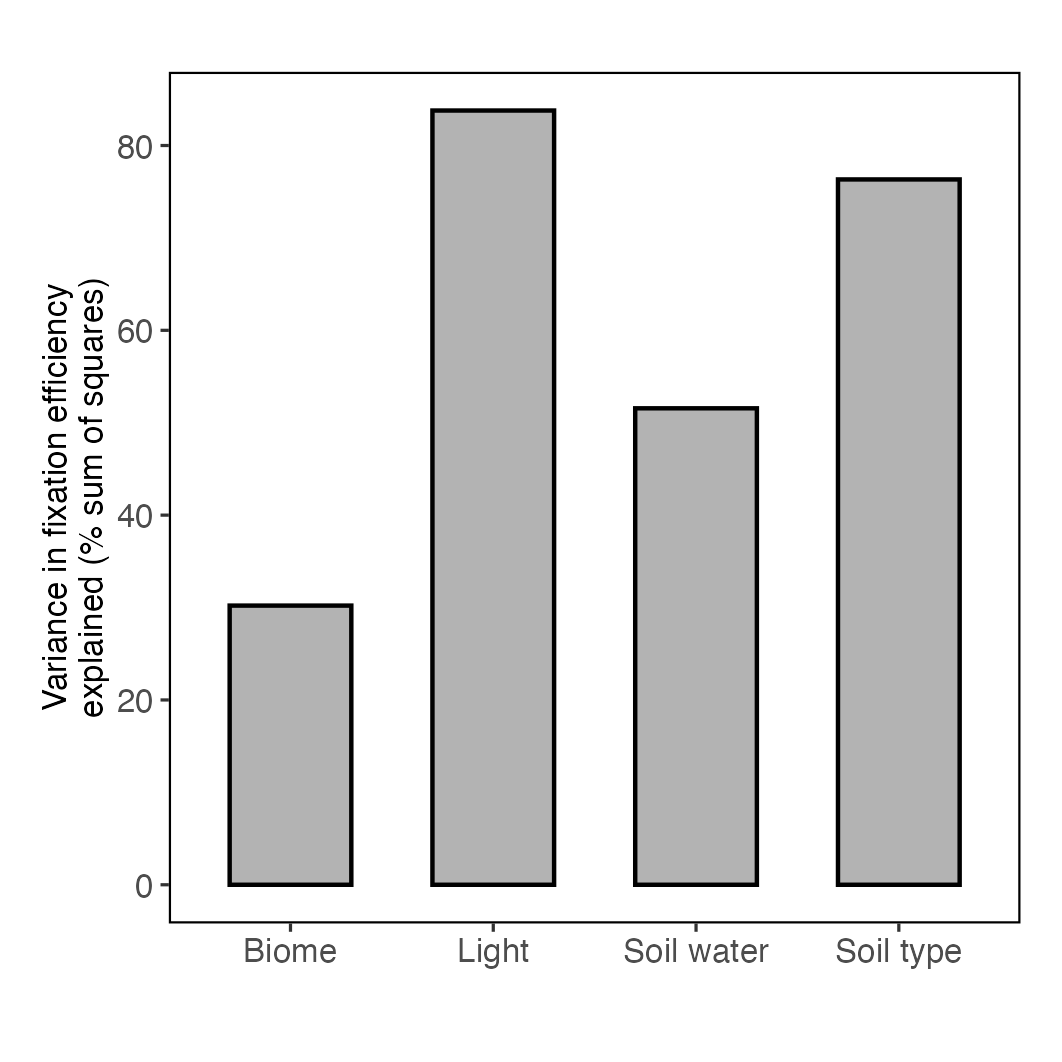

Reproduce this figure in R.
# Figure: Variance in fixation efficiency (FIXE = N:C ratio) explained by
# each of four predictors, taken one at a time (Biome, Light availability,
# Soil water, Soil type). For each predictor, categories are bootstrapped
# into FIXE distributions using the same paired-bootstrap approach as
# figure1ab.R/figure1cd.R, then a one-way ANOVA (FIXE ~ category) gives the
# sum of squares explained by that predictor as a percent of total SS.
# Formatted to match the style of figure1ab.R.

library(readxl)
library(dplyr)
library(ggplot2)

# Read the data
NvsAZ <- read_excel("Downloads/NvsAZ_v43.xlsx")
CvsAZ <- read_excel("Downloads/CvsAZ_v15.xlsx")

# Remove NAs
NvsAZ_clean <- NvsAZ[!is.na(NvsAZ$No_Coverage), ]
CvsAZ_clean <- CvsAZ[!is.na(CvsAZ$`Raw No Coverage`), ]

# Paired bootstrap function for N:C ratios (identical to figure1ab.R)
paired_bootstrap_n_c_ratios <- function(n_values, c_values, n_iterations = 10000) {
  ratios <- numeric(n_iterations)
  for (i in 1:n_iterations) {
    n_sample <- sample(n_values, length(n_values), replace = TRUE)
    c_sample <- sample(c_values, length(c_values), replace = TRUE)
    ratios[i] <- mean(n_sample) / mean(c_sample)
  }
  ratios
}

##############################################################################
# Build matching category labels on both datasets, one factor at a time
##############################################################################

# Biome: used as-is
NvsAZ_clean$Biome_Cat <- NvsAZ_clean$Biome
CvsAZ_clean$Biome_Cat <- CvsAZ_clean$Biome

# Light availability: same canopy -> light binning/relabeling as figure1ab.R
canopy_to_light <- function(high_values) {
  canopy_cat <- cut(high_values, breaks = c(0, 0.25, 0.5, 1),
                     labels = c("0-0.25", "0.25-0.5", "0.5+"),
                     right = FALSE, include.lowest = TRUE)
  light_cat <- factor(rep(NA, length(high_values)),
                       levels = c("0-0.5", "0.5-0.75", "0.75-1"))
  light_cat[canopy_cat == "0.5+"] <- "0-0.5"
  light_cat[canopy_cat == "0.25-0.5"] <- "0.5-0.75"
  light_cat[canopy_cat == "0-0.25"] <- "0.75-1"
  light_cat
}
NvsAZ_clean$Light_Cat <- canopy_to_light(NvsAZ_clean$High)
CvsAZ_clean$Light_Cat <- canopy_to_light(CvsAZ_clean$High)

# Soil water: tertiles, breaks shared across both datasets
sw_breaks <- quantile(c(NvsAZ_clean$`Soil Water`, CvsAZ_clean$`Soil Water`),
                       probs = c(0, 1/3, 2/3, 1), na.rm = TRUE)
sw_labels <- c("Low", "Medium", "High")
NvsAZ_clean$SoilWater_Cat <- cut(NvsAZ_clean$`Soil Water`, breaks = sw_breaks,
                                  labels = sw_labels, include.lowest = TRUE)
CvsAZ_clean$SoilWater_Cat <- cut(CvsAZ_clean$`Soil Water`, breaks = sw_breaks,
                                  labels = sw_labels, include.lowest = TRUE)

# Soil type: Mineral vs Organic
NvsAZ_clean$SoilType_Cat <- NvsAZ_clean$Organic
CvsAZ_clean$SoilType_Cat <- CvsAZ_clean$Organic

##############################################################################
# For a given category column, bootstrap FIXE per category, then run a
# one-way ANOVA and return % of total sum of squares explained by category
##############################################################################
compute_pct_ss <- function(cat_col, n_iterations = 10000) {
  cats <- na.omit(unique(c(NvsAZ_clean[[cat_col]], CvsAZ_clean[[cat_col]])))

  boot_df <- data.frame()
  for (cat in cats) {
    n_values <- NvsAZ_clean$No_Coverage[NvsAZ_clean[[cat_col]] == cat & !is.na(NvsAZ_clean[[cat_col]])]
    c_values <- CvsAZ_clean$`Raw No Coverage`[CvsAZ_clean[[cat_col]] == cat & !is.na(CvsAZ_clean[[cat_col]])]

    if (length(n_values) > 0 & length(c_values) > 0) {
      ratios <- paired_bootstrap_n_c_ratios(n_values, c_values, n_iterations)
      boot_df <- rbind(boot_df, data.frame(Category = cat, FIXE = ratios))
    }
  }
  boot_df$Category <- factor(boot_df$Category)

  fit <- aov(FIXE ~ Category, data = boot_df)
  ss <- summary(fit)[[1]][["Sum Sq"]]
  100 * ss[1] / sum(ss)
}

pct_biome <- compute_pct_ss("Biome_Cat")
pct_light <- compute_pct_ss("Light_Cat")
pct_soilwater <- compute_pct_ss("SoilWater_Cat")
pct_soiltype <- compute_pct_ss("SoilType_Cat")

ss_data <- data.frame(
  Factor = factor(c("Biome", "Light", "Soil water", "Soil type"),
                   levels = c("Biome", "Light", "Soil water", "Soil type")),
  PctSS = c(pct_biome, pct_light, pct_soilwater, pct_soiltype)
)

##############################################################################
# Plot (same formatting as figure1ab.R panels)
##############################################################################
common_theme <- theme_classic(base_size = 8) +
  theme(
    axis.line = element_blank(),
    panel.border = element_rect(colour = "black", fill = NA, linewidth = 0.5),
    plot.margin = margin(10, 10, 15, 10),
    legend.position = "none",
    axis.text = element_text(size = 8),
    axis.title = element_text(size = 8)
  )

ss_barplot <- ggplot(ss_data, aes(x = Factor, y = PctSS)) +
  geom_col(fill = "grey70", color = "black", width = 0.6) +
  labs(x = NULL, y = "Variance in fixation efficiency\nexplained (% sum of squares)") +
  common_theme +
  theme(aspect.ratio = 1)

ss_barplot

ggsave("figure_ss_barplot.png", ss_barplot, width = 90, height = 90, units = "mm", dpi = 300)
ggsave("figure_ss_barplot.pdf", ss_barplot, width = 90, height = 90, units = "mm", dpi = 300)
